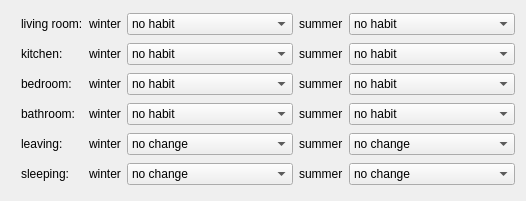
                 <widget class="QWidget" name="scrollAreaWidgetContents_2">
                  <property name="geometry">
                   <rect>
                    <x>0</x>
                    <y>0</y>
                    <width>509</width>
                    <height>201</height>
                   </rect>
                  </property>
                  <layout class="QVBoxLayout" name="verticalLayout_4">
                   <item>
                    <widget class="QFrame" name="formHabits">
                     <layout class="QFormLayout" name="formLayout_12">
                      <property name="leftMargin">
                       <number>10</number>
                      </property>
                      <property name="topMargin">
                       <number>0</number>
                      </property>
                      <property name="rightMargin">
                       <number>0</number>
                      </property>
                      <property name="bottomMargin">
                       <number>0</number>
                      </property>
                      <item row="0" column="0">
                       <widget class="QLabel" name="label_31">
                        <property name="sizePolicy">
                         <sizepolicy hsizetype="Preferred" vsizetype="Expanding">
                          <horstretch>0</horstretch>
                          <verstretch>0</verstretch>
                         </sizepolicy>
                        </property>
                        <property name="text">
                         <string>living room:</string>
                        </property>
                       </widget>
                      </item>
                      <item row="1" column="0">
                       <widget class="QLabel" name="label_56">
                        <property name="sizePolicy">
                         <sizepolicy hsizetype="Preferred" vsizetype="Expanding">
                          <horstretch>0</horstretch>
                          <verstretch>0</verstretch>
                         </sizepolicy>
                        </property>
                        <property name="text">
                         <string>kitchen:</string>
                        </property>
                       </widget>
                      </item>
                      <item row="2" column="0">
                       <widget class="QLabel" name="label_57">
                        <property name="sizePolicy">
                         <sizepolicy hsizetype="Preferred" vsizetype="Expanding">
                          <horstretch>0</horstretch>
                          <verstretch>0</verstretch>
                         </sizepolicy>
                        </property>
                        <property name="text">
                         <string>bedroom:</string>
                        </property>
                       </widget>
                      </item>
                      <item row="3" column="0">
                       <widget class="QLabel" name="label_55">
                        <property name="sizePolicy">
                         <sizepolicy hsizetype="Preferred" vsizetype="Expanding">
                          <horstretch>0</horstretch>
                          <verstretch>0</verstretch>
                         </sizepolicy>
                        </property>
                        <property name="text">
                         <string>bathroom:</string>
                        </property>
                       </widget>
                      </item>
                      <item row="4" column="0">
                       <widget class="QLabel" name="label_54">
                        <property name="sizePolicy">
                         <sizepolicy hsizetype="Preferred" vsizetype="Expanding">
                          <horstretch>0</horstretch>
                          <verstretch>0</verstretch>
                         </sizepolicy>
                        </property>
                        <property name="text">
                         <string>leaving:</string>
                        </property>
                       </widget>
                      </item>
                      <item row="5" column="0">
                       <widget class="QLabel" name="label_66">
                        <property name="sizePolicy">
                         <sizepolicy hsizetype="Preferred" vsizetype="Expanding">
                          <horstretch>0</horstretch>
                          <verstretch>0</verstretch>
                         </sizepolicy>
                        </property>
                        <property name="text">
                         <string>sleeping:</string>
                        </property>
                       </widget>
                      </item>
                      <item row="0" column="1">
                       <layout class="QGridLayout" name="gridLayout_5">
                        <item row="0" column="1">
                         <widget class="QComboBox" name="comboBox_32">
                          <property name="sizePolicy">
                           <sizepolicy hsizetype="Preferred" vsizetype="Fixed">
                            <horstretch>1</horstretch>
                            <verstretch>0</verstretch>
                           </sizepolicy>
                          </property>
                          <item>
                           <property name="text">
                            <string>no habit</string>
                           </property>
                          </item>
                          <item>
                           <property name="text">
                            <string>always closed</string>
                           </property>
                          </item>
                          <item>
                           <property name="text">
                            <string>open morning short</string>
                           </property>
                          </item>
                          <item>
                           <property name="text">
                            <string>open morning long</string>
                           </property>
                          </item>
                          <item>
                           <property name="text">
                            <string>open when present</string>
                           </property>
                          </item>
                          <item>
                           <property name="text">
                            <string>open evening</string>
                           </property>
                          </item>
                          <item>
                           <property name="text">
                            <string>closed when present</string>
                           </property>
                          </item>
                          <item>
                           <property name="text">
                            <string>always open</string>
                           </property>
                          </item>
                         </widget>
                        </item>
                        <item row="0" column="2">
                         <widget class="QLabel" name="label_69">
                          <property name="text">
                           <string>summer</string>
                          </property>
                         </widget>
                        </item>
                        <item row="0" column="0">
                         <widget class="QLabel" name="label_70">
                          <property name="text">
                           <string>winter</string>
                          </property>
                         </widget>
                        </item>
                        <item row="0" column="3">
                         <widget class="QComboBox" name="comboBox_46">
                          <property name="sizePolicy">
                           <sizepolicy hsizetype="Preferred" vsizetype="Fixed">
                            <horstretch>1</horstretch>
                            <verstretch>0</verstretch>
                           </sizepolicy>
                          </property>
                          <item>
                           <property name="text">
                            <string>no habit</string>
                           </property>
                          </item>
                          <item>
                           <property name="text">
                            <string>always closed</string>
                           </property>
                          </item>
                          <item>
                           <property name="text">
                            <string>open morning short</string>
                           </property>
                          </item>
                          <item>
                           <property name="text">
                            <string>open morning long</string>
                           </property>
                          </item>
                          <item>
                           <property name="text">
                            <string>open when present</string>
                           </property>
                          </item>
                          <item>
                           <property name="text">
                            <string>open night</string>
                           </property>
                          </item>
                          <item>
                           <property name="text">
                            <string>always open</string>
                           </property>
                          </item>
                          <item>
                           <property name="text">
                            <string>open evening</string>
                           </property>
                          </item>
                          <item>
                           <property name="text">
                            <string>closed when present</string>
                           </property>
                          </item>
                         </widget>
                        </item>
                       </layout>
                      </item>
                      <item row="1" column="1">
                       <layout class="QGridLayout" name="gridLayout_4">
                        <item row="0" column="2">
                         <widget class="QLabel" name="label_50">
                          <property name="text">
                           <string>summer</string>
                          </property>
                         </widget>
                        </item>
                        <item row="0" column="0">
                         <widget class="QLabel" name="label_48">
                          <property name="text">
                           <string>winter</string>
                          </property>
                         </widget>
                        </item>
                        <item row="0" column="1">
                         <widget class="QComboBox" name="comboBox_42">
                          <property name="sizePolicy">
                           <sizepolicy hsizetype="Preferred" vsizetype="Fixed">
                            <horstretch>1</horstretch>
                            <verstretch>0</verstretch>
                           </sizepolicy>
                          </property>
                          <item>
                           <property name="text">
                            <string>no habit</string>
                           </property>
                          </item>
                          <item>
                           <property name="text">
                            <string>always closed</string>
                           </property>
                          </item>
                          <item>
                           <property name="text">
                            <string>open when cooking</string>
                           </property>
                          </item>
                          <item>
                           <property name="text">
                            <string>open after cooking</string>
                           </property>
                          </item>
                          <item>
                           <property name="text">
                            <string>open morning short</string>
                           </property>
                          </item>
                          <item>
                           <property name="text">
                            <string>open evening</string>
                           </property>
                          </item>
                          <item>
                           <property name="text">
                            <string>always open</string>
                           </property>
                          </item>
                          <item>
                           <property name="text">
                            <string>open when present</string>
                           </property>
                          </item>
                          <item>
                           <property name="text">
                            <string>open morning long</string>
                           </property>
                          </item>
                         </widget>
                        </item>
                        <item row="0" column="3">
                         <widget class="QComboBox" name="comboBox_48">
                          <property name="sizePolicy">
                           <sizepolicy hsizetype="Preferred" vsizetype="Fixed">
                            <horstretch>1</horstretch>
                            <verstretch>0</verstretch>
                           </sizepolicy>
                          </property>
                          <item>
                           <property name="text">
                            <string>no habit</string>
                           </property>
                          </item>
                          <item>
                           <property name="text">
                            <string>always closed</string>
                           </property>
                          </item>
                          <item>
                           <property name="text">
                            <string>open when cooking</string>
                           </property>
                          </item>
                          <item>
                           <property name="text">
                            <string>open after cooking</string>
                           </property>
                          </item>
                          <item>
                           <property name="text">
                            <string>open morning short</string>
                           </property>
                          </item>
                          <item>
                           <property name="text">
                            <string>open evening</string>
                           </property>
                          </item>
                          <item>
                           <property name="text">
                            <string>always open</string>
                           </property>
                          </item>
                          <item>
                           <property name="text">
                            <string>open when present</string>
                           </property>
                          </item>
                          <item>
                           <property name="text">
                            <string>open morning long</string>
                           </property>
                          </item>
                          <item>
                           <property name="text">
                            <string>open night</string>
                           </property>
                          </item>
                         </widget>
                        </item>
                       </layout>
                      </item>
                      <item row="2" column="1">
                       <layout class="QGridLayout" name="gridLayout_7">
                        <item row="0" column="2">
                         <widget class="QLabel" name="label_73">
                          <property name="text">
                           <string>summer</string>
                          </property>
                         </widget>
                        </item>
                        <item row="0" column="0">
                         <widget class="QLabel" name="label_74">
                          <property name="text">
                           <string>winter</string>
                          </property>
                         </widget>
                        </item>
                        <item row="0" column="1">
                         <widget class="QComboBox" name="comboBox_43">
                          <property name="sizePolicy">
                           <sizepolicy hsizetype="Preferred" vsizetype="Fixed">
                            <horstretch>1</horstretch>
                            <verstretch>0</verstretch>
                           </sizepolicy>
                          </property>
                          <item>
                           <property name="text">
                            <string>no habit</string>
                           </property>
                          </item>
                          <item>
                           <property name="text">
                            <string>always closed</string>
                           </property>
                          </item>
                          <item>
                           <property name="text">
                            <string>open morning short</string>
                           </property>
                          </item>
                          <item>
                           <property name="text">
                            <string>open morning long</string>
                           </property>
                          </item>
                          <item>
                           <property name="text">
                            <string>always open</string>
                           </property>
                          </item>
                          <item>
                           <property name="text">
                            <string>open night</string>
                           </property>
                          </item>
                          <item>
                           <property name="text">
                            <string>open before sleep</string>
                           </property>
                          </item>
                         </widget>
                        </item>
                        <item row="0" column="3">
                         <widget class="QComboBox" name="comboBox_45">
                          <property name="sizePolicy">
                           <sizepolicy hsizetype="Preferred" vsizetype="Fixed">
                            <horstretch>1</horstretch>
                            <verstretch>0</verstretch>
                           </sizepolicy>
                          </property>
                          <item>
                           <property name="text">
                            <string>no habit</string>
                           </property>
                          </item>
                          <item>
                           <property name="text">
                            <string>always closed</string>
                           </property>
                          </item>
                          <item>
                           <property name="text">
                            <string>open morning short</string>
                           </property>
                          </item>
                          <item>
                           <property name="text">
                            <string>open morning long</string>
                           </property>
                          </item>
                          <item>
                           <property name="text">
                            <string>always open</string>
                           </property>
                          </item>
                          <item>
                           <property name="text">
                            <string>open night</string>
                           </property>
                          </item>
                          <item>
                           <property name="text">
                            <string>open before sleep</string>
                           </property>
                          </item>
                          <item>
                           <property name="text">
                            <string>open during the day</string>
                           </property>
                          </item>
                         </widget>
                        </item>
                       </layout>
                      </item>
                      <item row="3" column="1">
                       <layout class="QGridLayout" name="gridLayout_8">
                        <item row="0" column="2">
                         <widget class="QLabel" name="label_75">
                          <property name="text">
                           <string>summer</string>
                          </property>
                         </widget>
                        </item>
                        <item row="0" column="1">
                         <widget class="QComboBox" name="comboBox_49">
                          <property name="sizePolicy">
                           <sizepolicy hsizetype="Preferred" vsizetype="Fixed">
                            <horstretch>1</horstretch>
                            <verstretch>0</verstretch>
                           </sizepolicy>
                          </property>
                          <item>
                           <property name="text">
                            <string>no habit</string>
                           </property>
                          </item>
                          <item>
                           <property name="text">
                            <string>always closed</string>
                           </property>
                          </item>
                          <item>
                           <property name="text">
                            <string>open when present</string>
                           </property>
                          </item>
                          <item>
                           <property name="text">
                            <string>open after present</string>
                           </property>
                          </item>
                          <item>
                           <property name="text">
                            <string>open morning short</string>
                           </property>
                          </item>
                          <item>
                           <property name="text">
                            <string>always open</string>
                           </property>
                          </item>
                          <item>
                           <property name="text">
                            <string>closed when present</string>
                           </property>
                          </item>
                          <item>
                           <property name="text">
                            <string>open morning long</string>
                           </property>
                          </item>
                         </widget>
                        </item>
                        <item row="0" column="0">
                         <widget class="QLabel" name="label_76">
                          <property name="text">
                           <string>winter</string>
                          </property>
                         </widget>
                        </item>
                        <item row="0" column="3">
                         <widget class="QComboBox" name="comboBox_50">
                          <property name="sizePolicy">
                           <sizepolicy hsizetype="Preferred" vsizetype="Fixed">
                            <horstretch>1</horstretch>
                            <verstretch>0</verstretch>
                           </sizepolicy>
                          </property>
                          <item>
                           <property name="text">
                            <string>no habit</string>
                           </property>
                          </item>
                          <item>
                           <property name="text">
                            <string>always closed</string>
                           </property>
                          </item>
                          <item>
                           <property name="text">
                            <string>open when present</string>
                           </property>
                          </item>
                          <item>
                           <property name="text">
                            <string>open after present</string>
                           </property>
                          </item>
                          <item>
                           <property name="text">
                            <string>open morning short</string>
                           </property>
                          </item>
                          <item>
                           <property name="text">
                            <string>always open</string>
                           </property>
                          </item>
                          <item>
                           <property name="text">
                            <string>closed when present</string>
                           </property>
                          </item>
                          <item>
                           <property name="text">
                            <string>open morning long</string>
                           </property>
                          </item>
                          <item>
                           <property name="text">
                            <string>open night</string>
                           </property>
                          </item>
                         </widget>
                        </item>
                       </layout>
                      </item>
                      <item row="4" column="1">
                       <layout class="QGridLayout" name="gridLayout_6">
                        <item row="0" column="0">
                         <widget class="QLabel" name="label_72">
                          <property name="text">
                           <string>winter</string>
                          </property>
                         </widget>
                        </item>
                        <item row="0" column="1">
                         <widget class="QComboBox" name="comboBox_47">
                          <property name="sizePolicy">
                           <sizepolicy hsizetype="Preferred" vsizetype="Fixed">
                            <horstretch>1</horstretch>
                            <verstretch>0</verstretch>
                           </sizepolicy>
                          </property>
                          <item>
                           <property name="text">
                            <string>no change</string>
                           </property>
                          </item>
                          <item>
                           <property name="text">
                            <string>close all</string>
                           </property>
                          </item>
                          <item>
                           <property name="text">
                            <string>close accessible</string>
                           </property>
                          </item>
                          <item>
                           <property name="text">
                            <string>close all except bedroom</string>
                           </property>
                          </item>
                          <item>
                           <property name="text">
                            <string>open bedroom</string>
                           </property>
                          </item>
                          <item>
                           <property name="text">
                            <string>open all</string>
                           </property>
                          </item>
                         </widget>
                        </item>
                        <item row="0" column="2">
                         <widget class="QLabel" name="label_71">
                          <property name="text">
                           <string>summer</string>
                          </property>
                         </widget>
                        </item>
                        <item row="0" column="3">
                         <widget class="QComboBox" name="comboBox_51">
                          <property name="sizePolicy">
                           <sizepolicy hsizetype="Preferred" vsizetype="Fixed">
                            <horstretch>1</horstretch>
                            <verstretch>0</verstretch>
                           </sizepolicy>
                          </property>
                          <item>
                           <property name="text">
                            <string>no change</string>
                           </property>
                          </item>
                          <item>
                           <property name="text">
                            <string>close all</string>
                           </property>
                          </item>
                          <item>
                           <property name="text">
                            <string>close accessible</string>
                           </property>
                          </item>
                          <item>
                           <property name="text">
                            <string>close all except bedroom</string>
                           </property>
                          </item>
                          <item>
                           <property name="text">
                            <string>open bedroom</string>
                           </property>
                          </item>
                          <item>
                           <property name="text">
                            <string>open all</string>
                           </property>
                          </item>
                         </widget>
                        </item>
                       </layout>
                      </item>
                      <item row="5" column="1">
                       <layout class="QGridLayout" name="gridLayout_9">
                        <item row="0" column="1">
                         <widget class="QComboBox" name="comboBox_52">
                          <property name="sizePolicy">
                           <sizepolicy hsizetype="Preferred" vsizetype="Fixed">
                            <horstretch>1</horstretch>
                            <verstretch>0</verstretch>
                           </sizepolicy>
                          </property>
                          <item>
                           <property name="text">
                            <string>no change</string>
                           </property>
                          </item>
                          <item>
                           <property name="text">
                            <string>close all</string>
                           </property>
                          </item>
                          <item>
                           <property name="text">
                            <string>close accessible</string>
                           </property>
                          </item>
                          <item>
                           <property name="text">
                            <string>close all except bedroom</string>
                           </property>
                          </item>
                          <item>
                           <property name="text">
                            <string>close bedroom</string>
                           </property>
                          </item>
                          <item>
                           <property name="text">
                            <string>open all</string>
                           </property>
                          </item>
                         </widget>
                        </item>
                        <item row="0" column="0">
                         <widget class="QLabel" name="label_78">
                          <property name="text">
                           <string>winter</string>
                          </property>
                         </widget>
                        </item>
                        <item row="0" column="2">
                         <widget class="QLabel" name="label_77">
                          <property name="text">
                           <string>summer</string>
                          </property>
                         </widget>
                        </item>
                        <item row="0" column="3">
                         <widget class="QComboBox" name="comboBox_53">
                          <property name="sizePolicy">
                           <sizepolicy hsizetype="Preferred" vsizetype="Fixed">
                            <horstretch>1</horstretch>
                            <verstretch>0</verstretch>
                           </sizepolicy>
                          </property>
                          <item>
                           <property name="text">
                            <string>no change</string>
                           </property>
                          </item>
                          <item>
                           <property name="text">
                            <string>close all</string>
                           </property>
                          </item>
                          <item>
                           <property name="text">
                            <string>close accessible</string>
                           </property>
                          </item>
                          <item>
                           <property name="text">
                            <string>close all except bedroom</string>
                           </property>
                          </item>
                          <item>
                           <property name="text">
                            <string>open bedroom</string>
                           </property>
                          </item>
                          <item>
                           <property name="text">
                            <string>open all</string>
                           </property>
                          </item>
                         </widget>
                        </item>
                       </layout>
                      </item>
                     </layout>
                    </widget>
                   </item>
                  </layout>
                 </widget>
